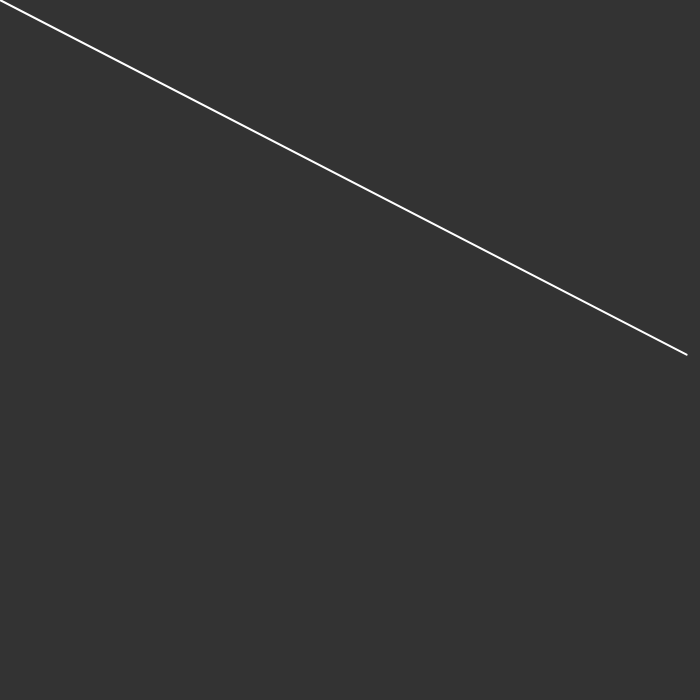
Frame 1 (no input)
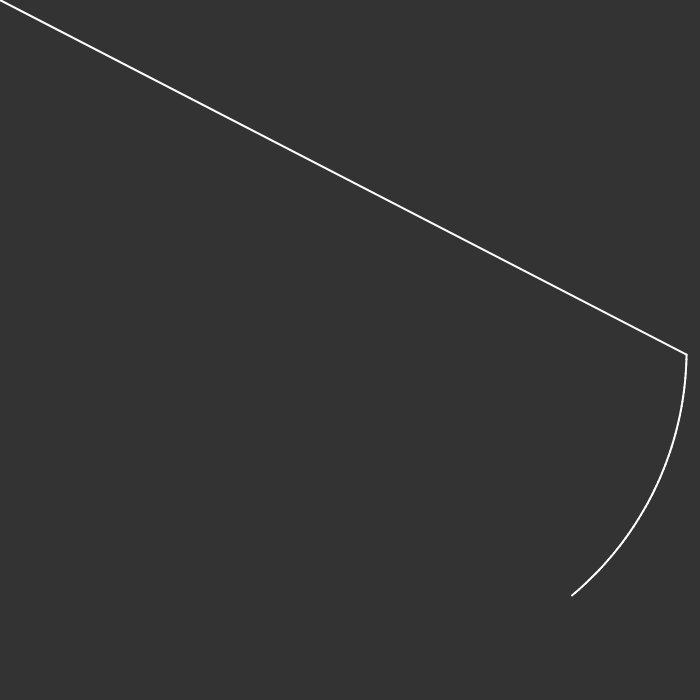
Frame 60 (no input)
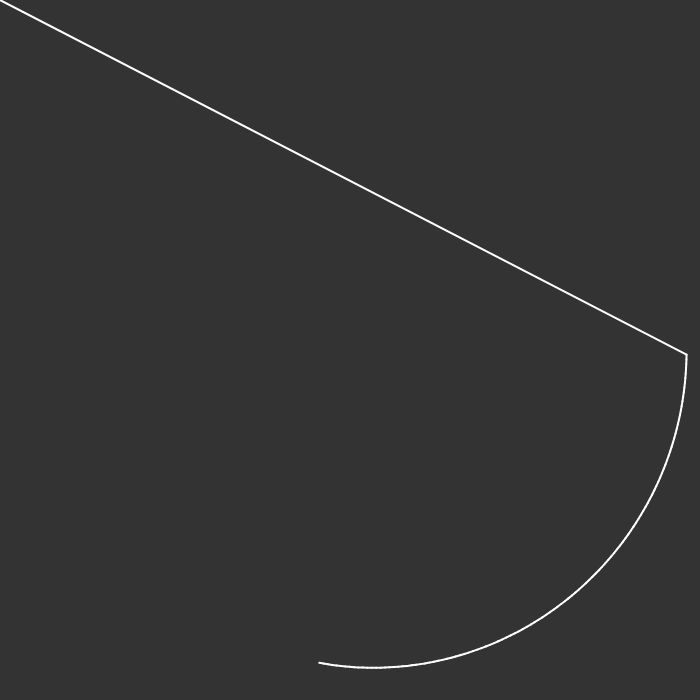
Frame 120 (the mouse pressed at the canvas centre since frame 60)

The p5.js sketch that drew these frames (run headless with seeded random() and noise() and a simulated clock; from frame 60 on, the mouse is pressed at the canvas centre):

// p5.js sketch
// ── sketch.js
angles = []
speeds = [];
radius = [];
centres = [];
amount = 8;
paths = [];
var last = [0,0];

function setup(){
    createCanvas(700, 700);
    for(var i=0;i<amount;i++){
        if (i === 0){
            centres[i] = [0, 0];
            angles[i] = 0;
            speeds[i] = 0.01;
            radius[i] = 50;
        }
        else {
            centres[i] = [0, 0];
            angles[i] = 0;
            speeds[i] = speeds[i-1] * 1.1;
            radius[i] = radius[i-1]*0.95;
        }
    }
    background(51);
}
function draw(){
    strokeWeight(2);
    noFill();
    for(var i=0;i<amount;i++){
        angles[i] += speeds[i];        
        if (i==0) {
            centres[i][0] = width/2; 
            centres[i][1] = height/2; 
        }
        else { 
            centres[i][0] = centres[i-1][0]+Math.cos(angles[i-1])*radius[i-1];
            centres[i][1] = centres[i-1][1]+Math.sin(angles[i-1])*radius[i-1];
        }
        //ellipse(centres[i][0], centres[i][1], 2*radius[i]);
        //line(centres[i][0], centres[i][1], centres[i][0]+Math.cos(angles[i])*radius[i], centres[i][1]+Math.sin(angles[i])*radius[i])
    }

    //var last_centre = centres[centres.length-1];
    stroke(255);
    if (last !== undefined){
    var new_last = [0, 0];
        new_last[0] = centres[centres.length-1][0]+Math.cos(angles[centres.length-1])*radius[centres.length-1];
        new_last[1] = centres[centres.length-1][1]+Math.sin(angles[centres.length-1])*radius[centres.length-1];
    //paths.push([last[0], last[1]]);
    //stroke(255, 0, 0);
    //for(var i=1;i<paths.length;i++){
        line(new_last[0], new_last[1], last[0], last[1]);
        last = new_last;
    }
    //}

}

function get_next(){
    return [x, y];
}
